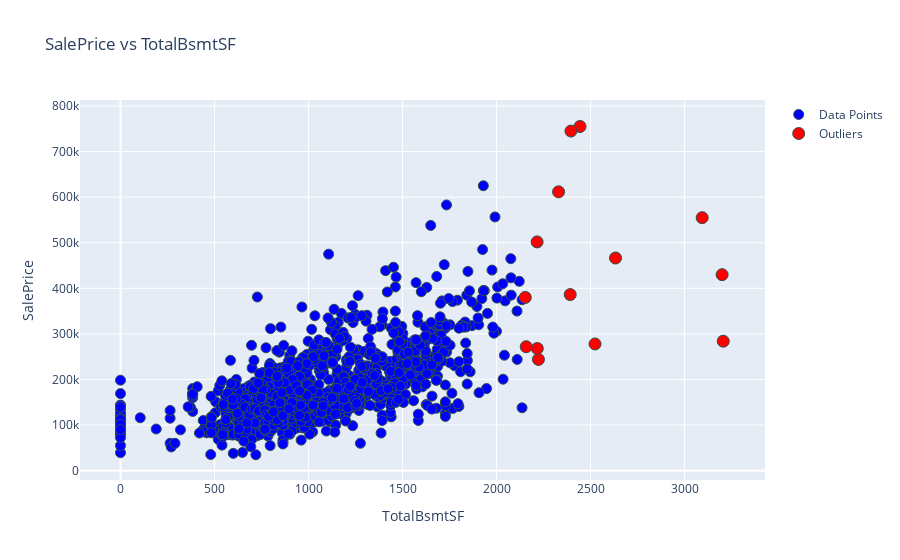

The code cell stored with this chart in its notebook:
### Markdown cell above
- TotalBsmtSF: Total square feet of basement area

### Code cell
if SHOW_GRAPHS:
    show_outliers(train_data, 'SalePrice', 'TotalBsmtSF')

### Figure 1 — Plotly figure (JSON) as saved in the notebook; plotly's stock layout.template omitted (floating-point values rounded to 4 significant figures; data arrays with more than 128 entries replaced by an {"elided": "..."} marker saying what was removed)
{"data": [{"hoverinfo": "text+x+y", "marker": {"color": "blue", "line": {"color": "DarkSlateGrey", "width": 1}, "size": 10}, "mode": "markers", "name": "Data Points", "text": {"elided": "1458 int values"}, "type": "scatter", "x": {"elided": "1458 int values"}, "y": {"elided": "1458 int values"}}, {"hoverinfo": "text+x+y", "marker": {"color": "red", "line": {"color": "DarkSlateGrey", "width": 1}, "size": 12}, "mode": "markers", "name": "Outliers", "text": [70, 178, 224, 332, 440, 477, 496, 691, 888, 898, 1044, 1182, 1205, 1373], "type": "scatter", "x": [2223, 2216, 2392, 3206, 3094, 2153, 3200, 2444, 2217, 2330, 2524, 2396, 2158, 2633], "y": [244000, 501837, 386250, 284000, 555000, 380000, 430000, 755000, 268000, 611657, 278000, 745000, 271900, 466500]}], "layout": {"hovermode": "closest", "title": {"text": "SalePrice vs TotalBsmtSF"}, "xaxis": {"title": {"text": "TotalBsmtSF"}}, "yaxis": {"title": {"text": "SalePrice"}}}}
